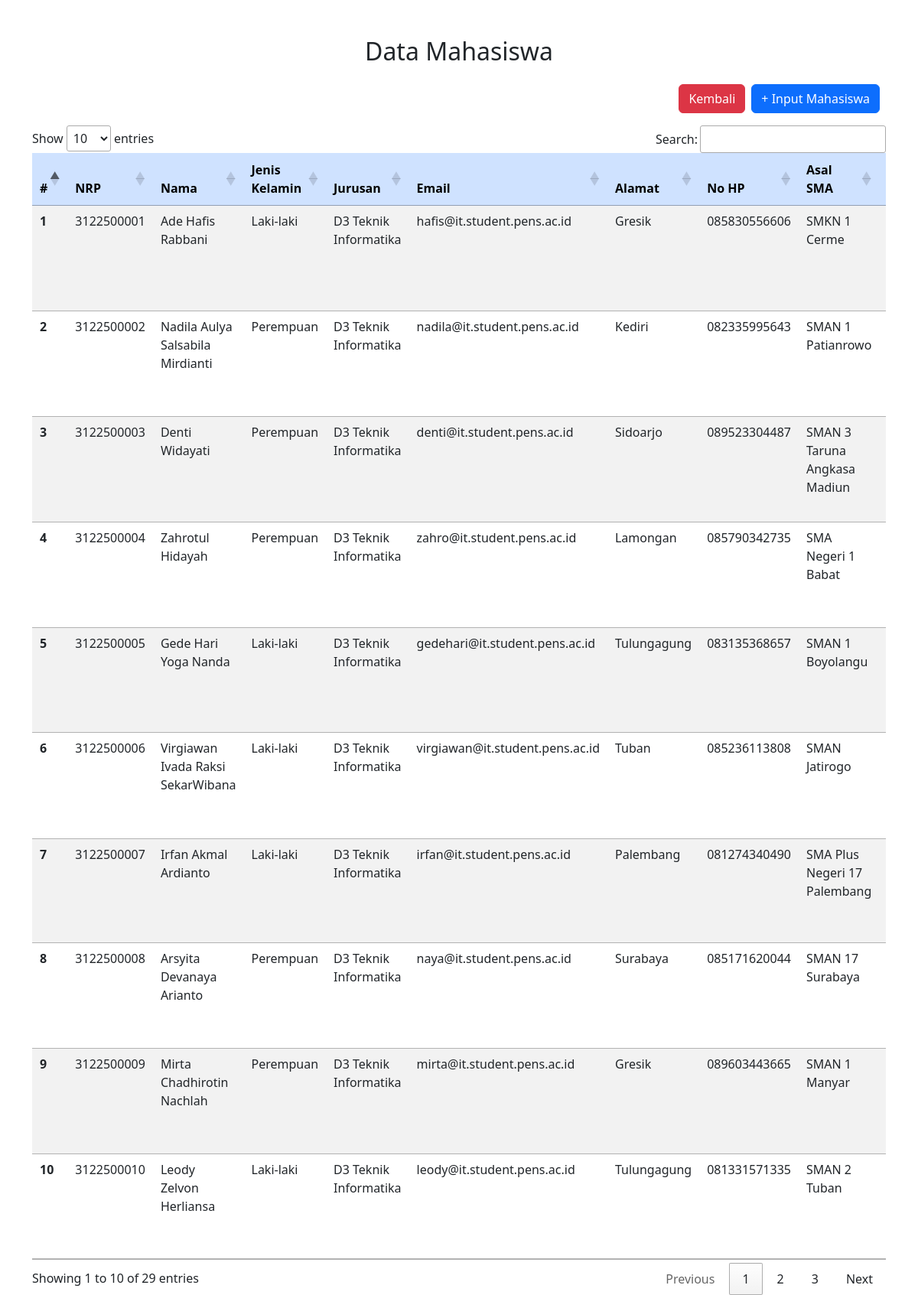
/Project_WPW/admin/index_admin.php (signed in), run on the app's committed database.
### tables this page shows
CREATE TABLE `mahasiswa` (
  `id_student` int(50) NOT NULL,
  `nrp` varchar(20) NOT NULL,
  `nama` varchar(100) NOT NULL,
  `jenis_kelamin` varchar(20) NOT NULL,
  `jurusan` varchar(30) NOT NULL,
  `email_student` varchar(50) NOT NULL,
  `alamat` varchar(200) NOT NULL,
  `no_hp` varchar(20) NOT NULL,
  `asal_sma` varchar(50) NOT NULL,
  `matkul_favorit` varchar(100) NOT NULL,
  `gambar` varchar(100) NOT NULL
);

### Project_WPW/koneksi.php (called while the page is built)
<?php
$conn = mysqli_connect ("localhost", "root", "", "akademik");
function query($query) {
    global $conn;
    $result = mysqli_query ($conn, $query);
    $rows = [];
    while ($row = mysqli_fetch_assoc($result)) {
        $rows[] = $row;
    }
    return $rows;
}
?>

### Project_WPW/admin/index_admin.php (the view, shortened to what this page needs)
<?php
include '../koneksi.php';
$data = query("SELECT * FROM mahasiswa");
?>
<!DOCTYPE html>
<html lang="en">
<head>
    <link href="https://cdn.jsdelivr.net/npm/bootstrap@5.2.3/dist/css/bootstrap.min.css" rel="stylesheet">
    <link rel="stylesheet" href="//cdn.datatables.net/1.13.4/css/jquery.dataTables.min.css">
</head>
<body>
<div class="container">
    <div class="row">
        <div class="col-12">
            <h2 class="text-center mt-5 mb-4">Data Mahasiswa</h2>
            <div class="d-grid gap-2 d-md-flex justify-content-md-end">
                <a href="dashboard_admin.php" class="btn btn-danger mb-3">Kembali</a>
                <a href="tambah.php" class="btn btn-primary me-md-2 mb-3">+ Input Mahasiswa</a>
            </div>
            <div class="table-responsive">
                <table class="table table-striped">
                    <thead class="table-primary">
                        <tr>
                            <th scope="col">#</th>
                            <th scope="col">NRP</th>
                            <th scope="col">Nama</th>
                            <th scope="col">Jenis Kelamin</th>
                            <th scope="col">Jurusan</th>
                            <th scope="col">Email</th>
                            <th scope="col">Alamat</th>
                            <th scope="col">No HP</th>
                            <th scope="col">Asal SMA</th>
                            <th scope="col">Matkul Favorit</th>
                        </tr>
                    </thead>
                    <tbody>
                        <?php
                        $nomer = 1;
                        foreach ($data as $row) :
                        ?>
                        <tr>
                            <th scope="row"><?php echo $nomer; ?></th>
                            <td><?php echo $row['nrp']; ?></td>
                            <td><?php echo $row['nama']; ?></td>
                            <td><?php echo $row['jenis_kelamin']; ?></td>
                            <td><?php echo $row['jurusan']; ?></td>
                            <td><?php echo $row['email_student']; ?></td>
                            <td><?php echo $row['alamat']; ?></td>
                            <td><?php echo $row['no_hp']; ?></td>
                            <td><?php echo $row['asal_sma']; ?></td>
                            <td><?php echo $row['matkul_favorit']; ?></td>
                        </tr>
                        <?php
                        $nomer++;
                        endforeach;
                        ?>
                    </tbody>
                </table>
            </div>
        </div>
    </div>
</div>
</body>
</html>

### data on the page
mahasiswa: nrp "3122500001", nama "Ade Hafis Rabbani", jenis_kelamin "Laki-laki", jurusan "D3 Teknik Informatika", email_student "hafis@it.student.pens.ac.id", alamat "Gresik", no_hp "085830556606", asal_sma "SMKN 1 Cerme"
mahasiswa: nrp "3122500002", nama "Nadila Aulya Salsabila Mirdianti", jenis_kelamin "Perempuan", jurusan "D3 Teknik Informatika", email_student "nadila@it.student.pens.ac.id", alamat "Kediri", no_hp "082335995643", asal_sma "SMAN 1 Patianrowo"
mahasiswa: nrp "3122500003", nama "Denti Widayati", jenis_kelamin "Perempuan", jurusan "D3 Teknik Informatika", email_student "denti@it.student.pens.ac.id", alamat "Sidoarjo", no_hp "089523304487", asal_sma "SMAN 3 Taruna Angkasa Madiun"
mahasiswa: nrp "3122500004", nama "Zahrotul Hidayah", jenis_kelamin "Perempuan", jurusan "D3 Teknik Informatika", email_student "zahro@it.student.pens.ac.id", alamat "Lamongan", no_hp "085790342735", asal_sma "SMA Negeri 1 Babat"
mahasiswa: nrp "3122500005", nama "Gede Hari Yoga Nanda", jenis_kelamin "Laki-laki", jurusan "D3 Teknik Informatika", email_student "gedehari@it.student.pens.ac.id", alamat "Tulungagung", no_hp "083135368657", asal_sma "SMAN 1 Boyolangu"
mahasiswa: nrp "3122500006", nama "Virgiawan Ivada Raksi SekarWibana", jenis_kelamin "Laki-laki", jurusan "D3 Teknik Informatika", email_student "virgiawan@it.student.pens.ac.id", alamat "Tuban", no_hp "085236113808", asal_sma "SMAN Jatirogo"
mahasiswa: nrp "3122500007", nama "Irfan Akmal Ardianto", jenis_kelamin "Laki-laki", jurusan "D3 Teknik Informatika", email_student "irfan@it.student.pens.ac.id", alamat "Palembang", no_hp "081274340490", asal_sma "SMA Plus Negeri 17 Palembang"
mahasiswa: nrp "3122500008", nama "Arsyita Devanaya Arianto", jenis_kelamin "Perempuan", jurusan "D3 Teknik Informatika", email_student "naya@it.student.pens.ac.id", alamat "Surabaya", no_hp "085171620044", asal_sma "SMAN 17 Surabaya"
mahasiswa: nrp "3122500009", nama "Mirta Chadhirotin Nachlah", jenis_kelamin "Perempuan", jurusan "D3 Teknik Informatika", email_student "mirta@it.student.pens.ac.id", alamat "Gresik", no_hp "089603443665", asal_sma "SMAN 1 Manyar"
mahasiswa: nrp "3122500010", nama "Leody Zelvon Herliansa", jenis_kelamin "Laki-laki", jurusan "D3 Teknik Informatika", email_student "leody@it.student.pens.ac.id", alamat "Tulungagung", no_hp "081331571335", asal_sma "SMAN 2 Tuban"
